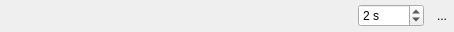
<?xml version="1.0" encoding="UTF-8"?>
<ui version="4.0">
 <class>TGo4UserCommands</class>
 <widget class="QWidget">
  <property name="geometry">
   <rect>
    <x>0</x>
    <y>0</y>
    <width>454</width>
    <height>32</height>
   </rect>
  </property>
  <property name="contextMenuPolicy">
   <enum>Qt::PreventContextMenu</enum>
  </property>
  <property name="windowTitle">
   <string>Form</string>
  </property>
  <layout class="QHBoxLayout" name="horizontalLayout">
   <property name="margin">
    <number>0</number>
   </property>
   <item>
    <widget class="QToolButton" name="ConfigureButton">
     <property name="maximumSize">
      <size>
       <width>28</width>
       <height>28</height>
      </size>
     </property>
     <property name="toolTip">
      <string>Define custom button actions for analysis commands</string>
     </property>
     <property name="text">
      <string/>
     </property>
     <property name="icon">
      <iconset resource="go4icons.qrc">
       <normaloff>:/icons/macro_t.png</normaloff>:/icons/macro_t.png</iconset>
     </property>
     <property name="checkable">
      <bool>false</bool>
     </property>
     <property name="autoRaise">
      <bool>true</bool>
     </property>
    </widget>
   </item>
   <item>
    <widget class="QToolButton" name="CommandButton1">
     <property name="maximumSize">
      <size>
       <width>30</width>
       <height>30</height>
      </size>
     </property>
     <property name="font">
      <font>
       <pointsize>11</pointsize>
       <weight>75</weight>
       <bold>true</bold>
      </font>
     </property>
     <property name="text">
      <string/>
     </property>
     <property name="icon">
      <iconset resource="go4icons.qrc">
       <normaloff>:/icons/Number-1-icon.png</normaloff>:/icons/Number-1-icon.png</iconset>
     </property>
     <property name="shortcut">
      <string>Ctrl+1</string>
     </property>
     <property name="toolButtonStyle">
      <enum>Qt::ToolButtonIconOnly</enum>
     </property>
     <property name="autoRaise">
      <bool>true</bool>
     </property>
     <property name="arrowType">
      <enum>Qt::NoArrow</enum>
     </property>
    </widget>
   </item>
   <item>
    <widget class="QToolButton" name="CommandButton2">
     <property name="maximumSize">
      <size>
       <width>30</width>
       <height>30</height>
      </size>
     </property>
     <property name="font">
      <font>
       <pointsize>11</pointsize>
       <weight>75</weight>
       <bold>true</bold>
      </font>
     </property>
     <property name="text">
      <string/>
     </property>
     <property name="icon">
      <iconset resource="go4icons.qrc">
       <normaloff>:/icons/Number-2-icon.png</normaloff>:/icons/Number-2-icon.png</iconset>
     </property>
     <property name="shortcut">
      <string>Ctrl+2</string>
     </property>
     <property name="autoRaise">
      <bool>true</bool>
     </property>
     <property name="arrowType">
      <enum>Qt::NoArrow</enum>
     </property>
    </widget>
   </item>
   <item>
    <widget class="QToolButton" name="CommandButton3">
     <property name="maximumSize">
      <size>
       <width>30</width>
       <height>30</height>
      </size>
     </property>
     <property name="font">
      <font>
       <pointsize>11</pointsize>
       <weight>75</weight>
       <bold>true</bold>
      </font>
     </property>
     <property name="text">
      <string/>
     </property>
     <property name="icon">
      <iconset resource="go4icons.qrc">
       <normaloff>:/icons/Number-3-icon.png</normaloff>:/icons/Number-3-icon.png</iconset>
     </property>
     <property name="autoRaise">
      <bool>true</bool>
     </property>
     <property name="arrowType">
      <enum>Qt::NoArrow</enum>
     </property>
    </widget>
   </item>
   <item>
    <widget class="QToolButton" name="CommandButton4">
     <property name="maximumSize">
      <size>
       <width>30</width>
       <height>30</height>
      </size>
     </property>
     <property name="font">
      <font>
       <pointsize>11</pointsize>
       <weight>75</weight>
       <bold>true</bold>
      </font>
     </property>
     <property name="text">
      <string/>
     </property>
     <property name="icon">
      <iconset resource="go4icons.qrc">
       <normaloff>:/icons/Number-4-icon.png</normaloff>:/icons/Number-4-icon.png</iconset>
     </property>
     <property name="shortcut">
      <string notr="true">Ctrl+4</string>
     </property>
     <property name="autoRaise">
      <bool>true</bool>
     </property>
     <property name="arrowType">
      <enum>Qt::NoArrow</enum>
     </property>
    </widget>
   </item>
   <item>
    <widget class="QToolButton" name="CommandButton5">
     <property name="maximumSize">
      <size>
       <width>30</width>
       <height>30</height>
      </size>
     </property>
     <property name="font">
      <font>
       <pointsize>11</pointsize>
       <weight>75</weight>
       <bold>true</bold>
      </font>
     </property>
     <property name="text">
      <string/>
     </property>
     <property name="icon">
      <iconset resource="go4icons.qrc">
       <normaloff>:/icons/Number-5-icon.png</normaloff>:/icons/Number-5-icon.png</iconset>
     </property>
     <property name="shortcut">
      <string>Ctrl+5</string>
     </property>
     <property name="autoRaise">
      <bool>true</bool>
     </property>
     <property name="arrowType">
      <enum>Qt::NoArrow</enum>
     </property>
    </widget>
   </item>
   <item>
    <widget class="QToolButton" name="CommandButton6">
     <property name="maximumSize">
      <size>
       <width>30</width>
       <height>30</height>
      </size>
     </property>
     <property name="font">
      <font>
       <pointsize>11</pointsize>
       <weight>75</weight>
       <bold>true</bold>
      </font>
     </property>
     <property name="text">
      <string/>
     </property>
     <property name="icon">
      <iconset resource="go4icons.qrc">
       <normaloff>:/icons/Number-6-icon.png</normaloff>:/icons/Number-6-icon.png</iconset>
     </property>
     <property name="shortcut">
      <string>Ctrl+6</string>
     </property>
     <property name="autoRaise">
      <bool>true</bool>
     </property>
     <property name="arrowType">
      <enum>Qt::NoArrow</enum>
     </property>
    </widget>
   </item>
   <item>
    <widget class="QToolButton" name="CommandButton7">
     <property name="minimumSize">
      <size>
       <width>0</width>
       <height>0</height>
      </size>
     </property>
     <property name="maximumSize">
      <size>
       <width>30</width>
       <height>30</height>
      </size>
     </property>
     <property name="font">
      <font>
       <pointsize>11</pointsize>
       <weight>75</weight>
       <bold>true</bold>
      </font>
     </property>
     <property name="text">
      <string/>
     </property>
     <property name="icon">
      <iconset resource="go4icons.qrc">
       <normaloff>:/icons/Number-7-icon.png</normaloff>:/icons/Number-7-icon.png</iconset>
     </property>
     <property name="shortcut">
      <string>Ctrl+7</string>
     </property>
     <property name="autoRaise">
      <bool>true</bool>
     </property>
     <property name="arrowType">
      <enum>Qt::NoArrow</enum>
     </property>
    </widget>
   </item>
   <item>
    <widget class="QToolButton" name="CommandButton8">
     <property name="maximumSize">
      <size>
       <width>30</width>
       <height>30</height>
      </size>
     </property>
     <property name="font">
      <font>
       <pointsize>11</pointsize>
       <weight>75</weight>
       <bold>true</bold>
      </font>
     </property>
     <property name="text">
      <string/>
     </property>
     <property name="icon">
      <iconset resource="go4icons.qrc">
       <normaloff>:/icons/Number-8-icon.png</normaloff>:/icons/Number-8-icon.png</iconset>
     </property>
     <property name="shortcut">
      <string>Ctrl+8</string>
     </property>
     <property name="autoRaise">
      <bool>true</bool>
     </property>
     <property name="arrowType">
      <enum>Qt::NoArrow</enum>
     </property>
    </widget>
   </item>
   <item>
    <widget class="QToolButton" name="CommandButton9">
     <property name="maximumSize">
      <size>
       <width>30</width>
       <height>30</height>
      </size>
     </property>
     <property name="font">
      <font>
       <pointsize>11</pointsize>
       <weight>75</weight>
       <bold>true</bold>
      </font>
     </property>
     <property name="text">
      <string/>
     </property>
     <property name="icon">
      <iconset resource="go4icons.qrc">
       <normaloff>:/icons/Number-9-icon.png</normaloff>:/icons/Number-9-icon.png</iconset>
     </property>
     <property name="shortcut">
      <string>Ctrl+9</string>
     </property>
     <property name="autoRaise">
      <bool>true</bool>
     </property>
     <property name="arrowType">
      <enum>Qt::NoArrow</enum>
     </property>
    </widget>
   </item>
   <item>
    <widget class="QSpinBox" name="AutoTimeSpinBox">
     <property name="minimumSize">
      <size>
       <width>50</width>
       <height>0</height>
      </size>
     </property>
     <property name="maximumSize">
      <size>
       <width>16777215</width>
       <height>16777215</height>
      </size>
     </property>
     <property name="toolTip">
      <string>Command execution interval in seconds</string>
     </property>
     <property name="suffix">
      <string> s</string>
     </property>
     <property name="minimum">
      <number>1</number>
     </property>
     <property name="maximum">
      <number>100</number>
     </property>
     <property name="value">
      <number>2</number>
     </property>
    </widget>
   </item>
   <item>
    <widget class="QToolButton" name="CommandAutoButton">
     <property name="toolTip">
      <string>Start Command Execution Timer</string>
     </property>
     <property name="text">
      <string>...</string>
     </property>
     <property name="icon">
      <iconset resource="go4icons.qrc">
       <normaloff>:/icons/startselected.png</normaloff>:/icons/startselected.png</iconset>
     </property>
     <property name="autoRaise">
      <bool>true</bool>
     </property>
    </widget>
   </item>
  </layout>
  <zorder>CommandButton1</zorder>
  <zorder>CommandButton2</zorder>
  <zorder>CommandButton4</zorder>
  <zorder>CommandButton5</zorder>
  <zorder>CommandButton6</zorder>
  <zorder>CommandButton7</zorder>
  <zorder>CommandButton8</zorder>
  <zorder>CommandButton9</zorder>
  <zorder>ConfigureButton</zorder>
  <zorder>CommandButton3</zorder>
  <zorder>AutoTimeSpinBox</zorder>
  <zorder>CommandAutoButton</zorder>
 </widget>
 <resources>
  <include location="go4icons.qrc"/>
 </resources>
</ui>
